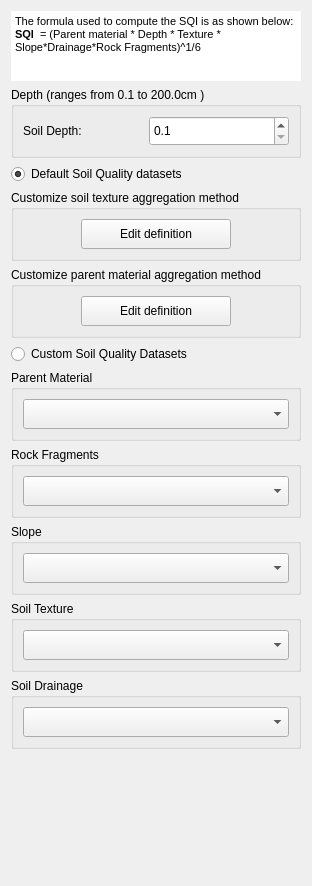
<?xml version="1.0" encoding="UTF-8"?>
<ui version="4.0">
 <class>WidgetSQISetup</class>
 <widget class="QWidget" name="WidgetSQISetup">
  <property name="geometry">
   <rect>
    <x>0</x>
    <y>0</y>
    <width>312</width>
    <height>886</height>
   </rect>
  </property>
  <property name="sizePolicy">
   <sizepolicy hsizetype="Fixed" vsizetype="Fixed">
    <horstretch>0</horstretch>
    <verstretch>0</verstretch>
   </sizepolicy>
  </property>
  <property name="windowTitle">
   <string>Form</string>
  </property>
  <layout class="QVBoxLayout" name="verticalLayout" stretch="0,0,0,0,0,0,0,0,0,0,0,0">
   <item>
    <widget class="QTextBrowser" name="textBrowser">
     <property name="maximumSize">
      <size>
       <width>16777215</width>
       <height>70</height>
      </size>
     </property>
     <property name="frameShape">
      <enum>QFrame::NoFrame</enum>
     </property>
     <property name="frameShadow">
      <enum>QFrame::Sunken</enum>
     </property>
     <property name="html">
      <string>&lt;!DOCTYPE HTML PUBLIC &quot;-//W3C//DTD HTML 4.0//EN&quot; &quot;http://www.w3.org/TR/REC-html40/strict.dtd&quot;&gt;
&lt;html&gt;&lt;head&gt;&lt;meta name=&quot;qrichtext&quot; content=&quot;1&quot; /&gt;&lt;style type=&quot;text/css&quot;&gt;
p, li { white-space: pre-wrap; }
&lt;/style&gt;&lt;/head&gt;&lt;body style=&quot; font-family:'MS Shell Dlg 2'; font-size:7.8pt; font-weight:400; font-style:normal;&quot;&gt;
&lt;p style=&quot; margin-top:0px; margin-bottom:0px; margin-left:0px; margin-right:0px; -qt-block-indent:0; text-indent:0px; background-color:#ffffff;&quot;&gt;&lt;span style=&quot; font-size:8pt; background-color:#ffffff;&quot;&gt;The formula used to compute the SQI is as shown below:&lt;/span&gt;&lt;/p&gt;
&lt;p style=&quot; margin-top:0px; margin-bottom:0px; margin-left:0px; margin-right:0px; -qt-block-indent:0; text-indent:0px; background-color:#ffffff;&quot;&gt;&lt;span style=&quot; font-size:8pt; font-weight:600; background-color:#ffffff;&quot;&gt;SQI&lt;/span&gt;&lt;span style=&quot; font-size:8pt; background-color:#ffffff;&quot;&gt;  = (Parent material * Depth * Texture * Slope*Drainage*Rock Fragments)^1/6&lt;/span&gt;&lt;/p&gt;&lt;/body&gt;&lt;/html&gt;</string>
     </property>
    </widget>
   </item>
   <item>
    <widget class="QGroupBox" name="groupBox_usda_depth">
     <property name="enabled">
      <bool>true</bool>
     </property>
     <property name="title">
      <string>Depth (ranges from 0.1 to 200.0cm )</string>
     </property>
     <layout class="QHBoxLayout" name="horizontalLayout">
      <item>
       <widget class="QLabel" name="label_10">
        <property name="minimumSize">
         <size>
          <width>30</width>
          <height>30</height>
         </size>
        </property>
        <property name="maximumSize">
         <size>
          <width>120</width>
          <height>35</height>
         </size>
        </property>
        <property name="font">
         <font>
          <weight>50</weight>
          <bold>false</bold>
         </font>
        </property>
        <property name="text">
         <string>Soil Depth:</string>
        </property>
       </widget>
      </item>
      <item>
       <widget class="QDoubleSpinBox" name="use_depth">
        <property name="sizePolicy">
         <sizepolicy hsizetype="Minimum" vsizetype="Minimum">
          <horstretch>0</horstretch>
          <verstretch>0</verstretch>
         </sizepolicy>
        </property>
        <property name="minimumSize">
         <size>
          <width>30</width>
          <height>30</height>
         </size>
        </property>
        <property name="maximumSize">
         <size>
          <width>500</width>
          <height>35</height>
         </size>
        </property>
        <property name="decimals">
         <number>1</number>
        </property>
        <property name="minimum">
         <double>0.100000000000000</double>
        </property>
        <property name="maximum">
         <double>200.000000000000000</double>
        </property>
       </widget>
      </item>
     </layout>
    </widget>
   </item>
   <item>
    <widget class="QRadioButton" name="use_default">
     <property name="text">
      <string>Default Soil Quality datasets</string>
     </property>
     <property name="checked">
      <bool>true</bool>
     </property>
    </widget>
   </item>
   <item>
    <widget class="QGroupBox" name="groupBox_texture_agg">
     <property name="title">
      <string>Customize soil texture aggregation method</string>
     </property>
     <layout class="QGridLayout" name="gridLayout_7">
      <item row="0" column="0">
       <widget class="QPushButton" name="use_texture_agg_edit">
        <property name="enabled">
         <bool>true</bool>
        </property>
        <property name="sizePolicy">
         <sizepolicy hsizetype="Minimum" vsizetype="Minimum">
          <horstretch>0</horstretch>
          <verstretch>0</verstretch>
         </sizepolicy>
        </property>
        <property name="minimumSize">
         <size>
          <width>100</width>
          <height>30</height>
         </size>
        </property>
        <property name="maximumSize">
         <size>
          <width>150</width>
          <height>16777215</height>
         </size>
        </property>
        <property name="text">
         <string>Edit definition</string>
        </property>
        <property name="checkable">
         <bool>false</bool>
        </property>
       </widget>
      </item>
     </layout>
    </widget>
   </item>
   <item>
    <widget class="QGroupBox" name="groupBox_pm_agg">
     <property name="title">
      <string>Customize parent material aggregation method</string>
     </property>
     <layout class="QGridLayout" name="gridLayout_6">
      <item row="0" column="0">
       <widget class="QPushButton" name="use_pm_agg_edit">
        <property name="enabled">
         <bool>true</bool>
        </property>
        <property name="sizePolicy">
         <sizepolicy hsizetype="Minimum" vsizetype="Minimum">
          <horstretch>0</horstretch>
          <verstretch>0</verstretch>
         </sizepolicy>
        </property>
        <property name="minimumSize">
         <size>
          <width>100</width>
          <height>30</height>
         </size>
        </property>
        <property name="maximumSize">
         <size>
          <width>150</width>
          <height>16777215</height>
         </size>
        </property>
        <property name="font">
         <font>
          <kerning>true</kerning>
         </font>
        </property>
        <property name="autoFillBackground">
         <bool>false</bool>
        </property>
        <property name="styleSheet">
         <string notr="true"/>
        </property>
        <property name="text">
         <string>Edit definition</string>
        </property>
        <property name="checkable">
         <bool>false</bool>
        </property>
        <property name="autoDefault">
         <bool>false</bool>
        </property>
        <property name="default">
         <bool>false</bool>
        </property>
        <property name="flat">
         <bool>false</bool>
        </property>
       </widget>
      </item>
     </layout>
    </widget>
   </item>
   <item>
    <widget class="QRadioButton" name="use_custom">
     <property name="text">
      <string>Custom Soil Quality Datasets</string>
     </property>
    </widget>
   </item>
   <item>
    <widget class="QGroupBox" name="groupBox_pm">
     <property name="title">
      <string>Parent Material</string>
     </property>
     <layout class="QGridLayout" name="gridLayout">
      <item row="0" column="0">
       <widget class="WidgetDataIOSelectTELayerImport" name="use_custom_pm">
        <property name="enabled">
         <bool>true</bool>
        </property>
        <property name="sizePolicy">
         <sizepolicy hsizetype="Preferred" vsizetype="Minimum">
          <horstretch>0</horstretch>
          <verstretch>0</verstretch>
         </sizepolicy>
        </property>
        <property name="minimumSize">
         <size>
          <width>0</width>
          <height>30</height>
         </size>
        </property>
        <property name="layer_type" stdset="0">
         <string notr="true">Parent material (3 class)</string>
        </property>
       </widget>
      </item>
     </layout>
    </widget>
   </item>
   <item>
    <widget class="QGroupBox" name="groupBox_rock_fragm">
     <property name="title">
      <string>Rock Fragments</string>
     </property>
     <layout class="QGridLayout" name="gridLayout_2">
      <item row="0" column="0">
       <widget class="WidgetDataIOSelectTELayerImport" name="use_custom_rock_frag">
        <property name="enabled">
         <bool>true</bool>
        </property>
        <property name="sizePolicy">
         <sizepolicy hsizetype="Preferred" vsizetype="Minimum">
          <horstretch>0</horstretch>
          <verstretch>0</verstretch>
         </sizepolicy>
        </property>
        <property name="minimumSize">
         <size>
          <width>0</width>
          <height>30</height>
         </size>
        </property>
        <property name="layer_type" stdset="0">
         <string notr="true">Rock fragments (3 class)</string>
        </property>
       </widget>
      </item>
     </layout>
    </widget>
   </item>
   <item>
    <widget class="QGroupBox" name="groupBox_slope">
     <property name="title">
      <string>Slope</string>
     </property>
     <layout class="QGridLayout" name="gridLayout_3">
      <item row="0" column="0">
       <widget class="WidgetDataIOSelectTELayerImport" name="use_custom_slope">
        <property name="enabled">
         <bool>true</bool>
        </property>
        <property name="sizePolicy">
         <sizepolicy hsizetype="Preferred" vsizetype="Minimum">
          <horstretch>0</horstretch>
          <verstretch>0</verstretch>
         </sizepolicy>
        </property>
        <property name="minimumSize">
         <size>
          <width>0</width>
          <height>30</height>
         </size>
        </property>
        <property name="layer_type" stdset="0">
         <string notr="true">Slope (4 class)</string>
        </property>
       </widget>
      </item>
     </layout>
    </widget>
   </item>
   <item>
    <widget class="QGroupBox" name="groupBox_texture">
     <property name="title">
      <string>Soil Texture</string>
     </property>
     <layout class="QGridLayout" name="gridLayout_4">
      <item row="0" column="0">
       <widget class="WidgetDataIOSelectTELayerImport" name="use_custom_texture">
        <property name="enabled">
         <bool>true</bool>
        </property>
        <property name="sizePolicy">
         <sizepolicy hsizetype="Preferred" vsizetype="Minimum">
          <horstretch>0</horstretch>
          <verstretch>0</verstretch>
         </sizepolicy>
        </property>
        <property name="minimumSize">
         <size>
          <width>0</width>
          <height>30</height>
         </size>
        </property>
        <property name="layer_type" stdset="0">
         <string notr="true">Soil texture (4 class)</string>
        </property>
       </widget>
      </item>
     </layout>
    </widget>
   </item>
   <item>
    <widget class="QGroupBox" name="groupBox_drainage">
     <property name="title">
      <string>Soil Drainage</string>
     </property>
     <layout class="QGridLayout" name="gridLayout_5">
      <item row="0" column="0">
       <widget class="WidgetDataIOSelectTELayerImport" name="use_custom_initial_5">
        <property name="enabled">
         <bool>true</bool>
        </property>
        <property name="sizePolicy">
         <sizepolicy hsizetype="Preferred" vsizetype="Minimum">
          <horstretch>0</horstretch>
          <verstretch>0</verstretch>
         </sizepolicy>
        </property>
        <property name="minimumSize">
         <size>
          <width>0</width>
          <height>30</height>
         </size>
        </property>
        <property name="layer_type" stdset="0">
         <string notr="true">Drainage (3 class)</string>
        </property>
       </widget>
      </item>
     </layout>
    </widget>
   </item>
   <item>
    <spacer name="verticalSpacer">
     <property name="orientation">
      <enum>Qt::Vertical</enum>
     </property>
     <property name="sizeType">
      <enum>QSizePolicy::Expanding</enum>
     </property>
     <property name="sizeHint" stdset="0">
      <size>
       <width>20</width>
       <height>40</height>
      </size>
     </property>
    </spacer>
   </item>
  </layout>
 </widget>
 <customwidgets>
  <customwidget>
   <class>WidgetDataIOSelectTELayerImport</class>
   <extends>QComboBox</extends>
   <header>MISLAND/data_io</header>
  </customwidget>
 </customwidgets>
 <resources/>
 <connections/>
</ui>
